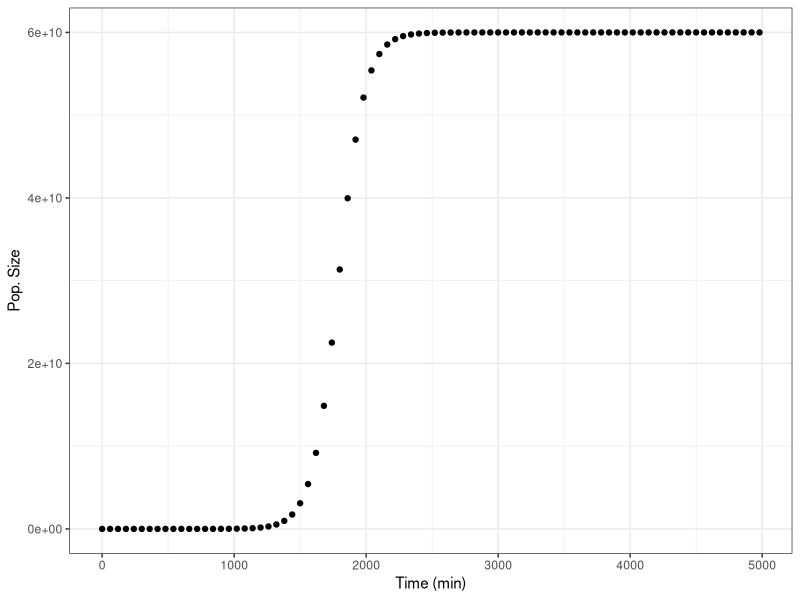
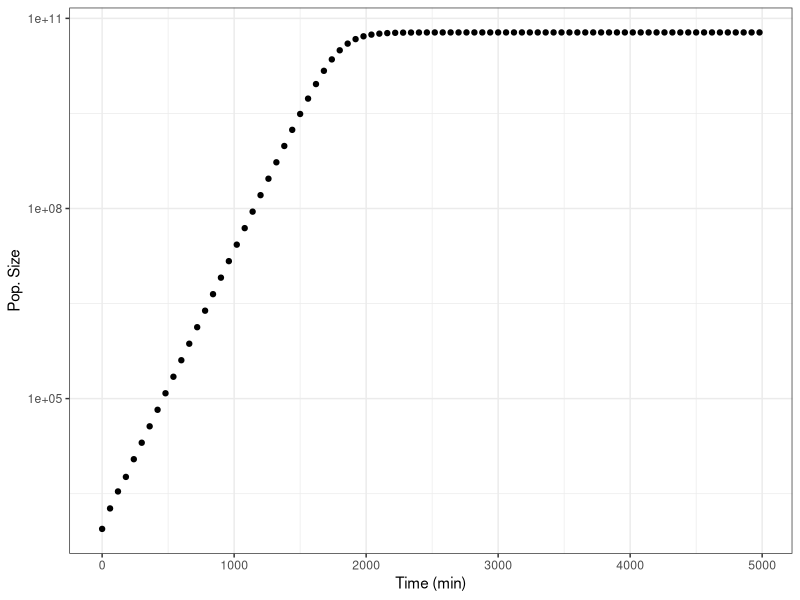
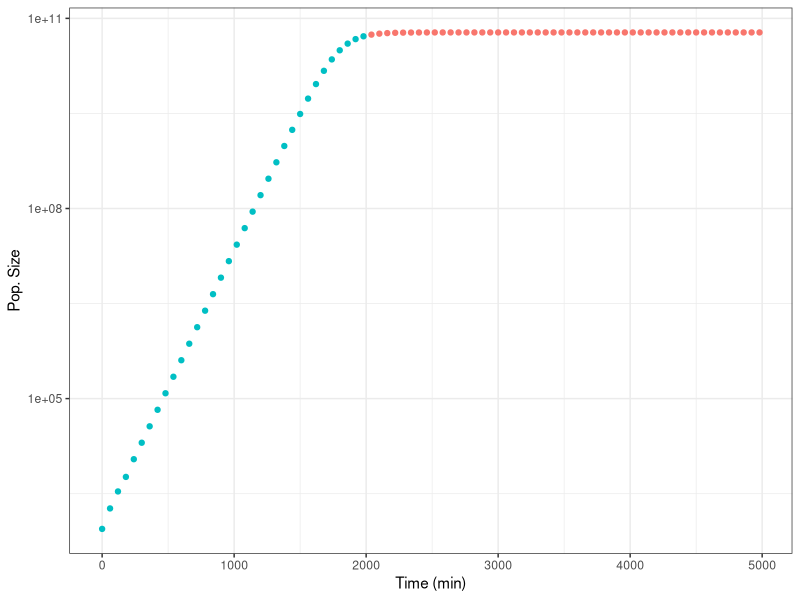

Recreate these plots in R, in order.
#Script to plot the logistic growth data
library(ggplot2)
growth_data <- read.csv("experiment.csv")

#Logistic plot
ggplot(aes(t,N), data = growth_data) +
  geom_point() +
  xlab("Time (min)") +
  ylab("Pop. Size") +
  theme_bw()

#Semilog plot
ggplot(aes(t,N), data = growth_data) +
  geom_point() +
  xlab("Time (min)") +
  ylab("Pop. Size") +
  scale_y_continuous(trans='log10') +
  theme_bw()
  
#Semilog plot - distinguishing when t small or large 

growth_data$threshold <- ifelse(
  growth_data$t<=2000, 'Below', 'Above'
)

ggplot(aes(t,N, color = threshold), data = growth_data) +
  geom_point() +
  xlab("Time (min)") +
  ylab("Pop. Size") +
  scale_y_continuous(trans='log10') +
  theme_bw() +
  theme(legend.position = 'none')

